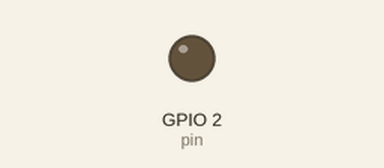
This program was run on a simulated ESP32. On the bench: output pins drawn as LEDs (lit = HIGH). Dashed ring = blinking.

Above: at 0.3 s.
At 2.55 s:
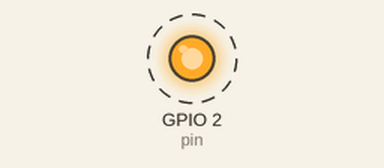
Timing chart, 0 to 3.0 s (numbered marks = the images above):
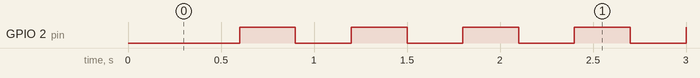

The program:

main.cpp
```cpp
#include <Arduino.h>
#include <stdio.h>
#include "freertos/FreeRTOS.h"
#include "freertos/task.h"
#include "esp_system.h"
#include "esp_log.h"
#include "driver/gpio.h"
//#include <esp_timer.h>


// Declaración de variables
esp_timer_handle_t timer;
gpio_num_t pin = GPIO_NUM_2;
bool led = false;


// Función de interrupción del temporizador
void IRAM_ATTR interrupcionTemporizador(void* arg) {
    if(led){
            gpio_set_level(GPIO_NUM_2, 1); // Alternar el estado del LED
        }
        else{
            gpio_set_level(GPIO_NUM_2, 0); // Alternar el estado del LED
        }
        led = led^1;
}

void setup() {

    // Configurar el temporizador
    esp_timer_create_args_t config = {
        .callback = interrupcionTemporizador,
        .name = "mi_temporizador"
    };
    esp_timer_create(&config, &timer);
    esp_timer_start_periodic(timer, 300000); // Interrupción cada 1 segundo

    // Configurar el LED incorporado
    gpio_pad_select_gpio(GPIO_NUM_2);
    gpio_set_direction(GPIO_NUM_2, GPIO_MODE_OUTPUT);


}

void loop() {

        //aqui el procesador esta realizando un ciclo oscioso de 50 segundos
        delay(50000);

    }

    
```

Measured:
- by itself, GPIO 2 (pin): alternates HIGH for 0.30 s and LOW for 0.30 s
